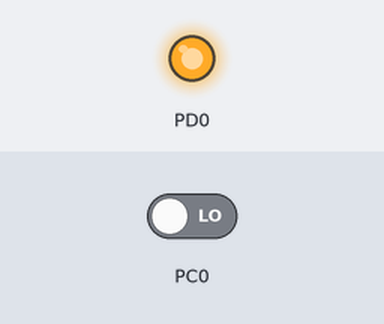
Recording of a program running on a simulated ATmega32, built with avr-gcc and emulated at 8 MHz. On the bench: output pins drawn as LEDs (lit = HIGH). The test bench sets the inputs (shaded band); at power-on: PC0 LOW.

Above: at 1.2 s.
1.3 s: PC0 driven HIGH
At 2.5 s:
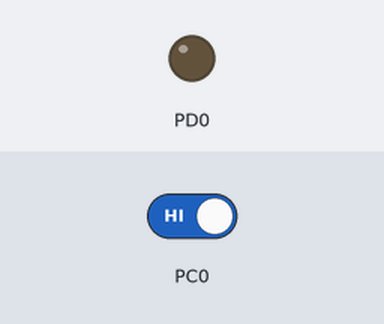
2.8 s: PC0 driven LOW
At 3.7 s:
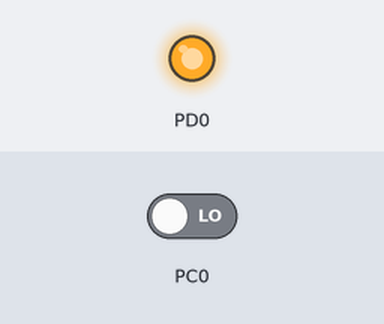
Timing chart, 0 to 5.8 s (numbered marks = the images above; inputs shaded):
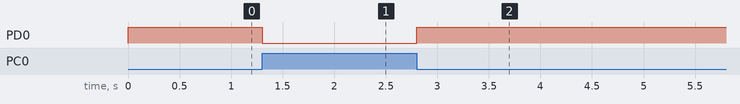

The program:

main.c
```c
/*
 * LED blinking using push button.c
 *
 * Created: 10/19/2017 8:48:01 AM
 * Author : user-16
 */
#define F_CPU 8000000UL
#include <avr/io.h>
#include <util/delay.h>


int main (void)
{
	DDRC &=(0<<PC0);
	DDRD |= (1<<PD0);
	uint8_t inputTemp=0;

    /* Replace with your application code */
    while (1)
    {
		inputTemp=PINC & 0x01;
		if (inputTemp ==(0x00))
		{PORTD |=(1<<PD0);}
			else
			{PORTD &=~ (1<<PD0);}
			}
		return 0;
		}
```

Measured:
- after the input at 1.3 s, PD0: HIGH → LOW at once
- after the input at 2.8 s, PD0: LOW → HIGH at once
